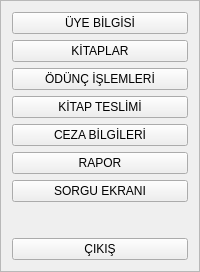
     <widget class="QFrame" name="frame_menu">
      <property name="minimumSize">
       <size>
        <width>0</width>
        <height>0</height>
       </size>
      </property>
      <property name="maximumSize">
       <size>
        <width>16777215</width>
        <height>16777215</height>
       </size>
      </property>
      <property name="styleSheet">
       <string notr="true"/>
      </property>
      <property name="frameShape">
       <enum>QFrame::StyledPanel</enum>
      </property>
      <property name="frameShadow">
       <enum>QFrame::Raised</enum>
      </property>
      <layout class="QVBoxLayout" name="verticalLayout">
       <item>
        <widget class="QPushButton" name="btn_uye">
         <property name="text">
          <string>ÜYE BİLGİSİ</string>
         </property>
        </widget>
       </item>
       <item>
        <widget class="QPushButton" name="btn_kitap">
         <property name="text">
          <string>KİTAPLAR</string>
         </property>
        </widget>
       </item>
       <item>
        <widget class="QPushButton" name="btn_odunc">
         <property name="text">
          <string>ÖDÜNÇ İŞLEMLERİ</string>
         </property>
        </widget>
       </item>
       <item>
        <widget class="QPushButton" name="btn_menu_teslim_al">
         <property name="text">
          <string>KİTAP TESLİMİ</string>
         </property>
        </widget>
       </item>
       <item>
        <widget class="QPushButton" name="btn_ceza">
         <property name="text">
          <string>CEZA BİLGİLERİ</string>
         </property>
        </widget>
       </item>
       <item>
        <widget class="QPushButton" name="btn_rapor">
         <property name="text">
          <string>RAPOR</string>
         </property>
        </widget>
       </item>
       <item>
        <widget class="QPushButton" name="btn_sorgu">
         <property name="text">
          <string>SORGU EKRANI</string>
         </property>
        </widget>
       </item>
       <item>
        <spacer name="verticalSpacer">
         <property name="orientation">
          <enum>Qt::Vertical</enum>
         </property>
         <property name="sizeHint" stdset="0">
          <size>
           <width>20</width>
           <height>30</height>
          </size>
         </property>
        </spacer>
       </item>
       <item>
        <widget class="QPushButton" name="btn_cikis">
         <property name="text">
          <string>ÇIKIŞ</string>
         </property>
        </widget>
       </item>
      </layout>
     </widget>
